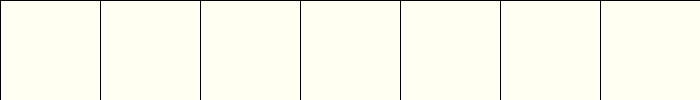
Frame 1 (no input)
Frame 60 (the mouse pressed at the canvas centre just before this capture): identical to frame 1, image omitted
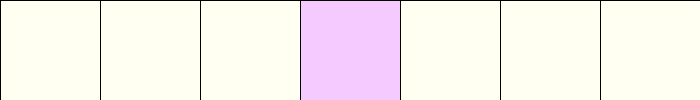
Frame 120 (the mouse held since frame 60 and released just before this capture)

The Processing sketch that drew these frames (run headless with seeded random() and noise(); from frame 60 on, the mouse is pressed at the canvas centre):

// Processing sketch: Week05_5
// ── Week05_5.pde
// Week05-5 好玩的程式設計

int[] b = {0, 0, 0, 0, 0, 0, 0}; // 陣列：0=沒亮，1=發亮

void setup() {
  size(700, 100); // 視窗大小
}

void draw() {

  for (int i = 0; i < 7; i++) { // 檢查每個格子

    if (b[i] == 0) { //如果陣列是零
      fill(#FFFFF2); // 淡黃色
    } else {
      fill(#F5CBFF); // 淡紫色
    }

    rect(i * 100, 0, 100, 100); // 畫方塊
  }
}

void mousePressed() {
  // 滑鼠點擊時觸發

  int i = mouseX / 100; // 換算座標算出點到第幾格

  if (i >= 0 && i < 7) { // 防止超出範圍
    if (b[i] == 0)
      b[i] = 1;  // 切換成亮
    else
      b[i] = 0;  // 切換回暗
  }
}
